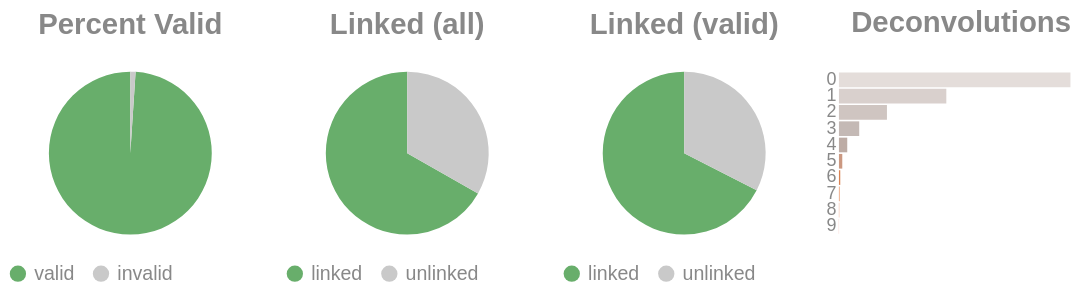

Notebook cell for this chart:
### Code cell
if SKIPLR:
    pass
else:
    clash = Counter()
    for i in valids['molecule'].to_list():
        _mol = i.split("-")
        if len(_mol) == 1:
            clash.update('0')
        else:
            clash.update(_mol[-1])

    _d = {"deconvolutions": [], 'count': []}
    for k,v in clash.items():
        _d['deconvolutions'].append(k)
        _d['count'].append(v)

    tot_valid = valids['reads'].sum()
    mask = valids['reads'] >= 2
    n_linked_reads = valids.filter(mask)['reads'].sum()
    if n_linked_reads == 0:
        print_html("No linked molecules (>=2 reads) were detected; skipping linked-only distributions.")
        SKIPLR = True
    else:
        perc_valid = round(tot_valid / n_reads, 4)
        linked_perc_abs = round(n_linked_reads / n_reads, 4)
        linked_perc = round(n_linked_reads / tot_valid, 4)

    _valid = pl.DataFrame({"valids": ['valid', 'invalid'], "count": [tot_valid, n_reads - tot_valid]})
    _linked_abs = pl.DataFrame({"linked (absolute)": ['linked', 'unlinked'], "count": [n_linked_reads, n_reads - n_linked_reads]})
    _linked_rel = pl.DataFrame({"linked (valids)": ['linked', 'unlinked'], "count": [n_linked_reads, tot_valid - n_linked_reads]})

    (
        alt.hconcat(
            piechart(_valid, goodval = 'valid', title = "Percent Valid"),
            piechart(_linked_abs, goodval = "linked", title =  "Linked (all)"),
            piechart(_linked_rel, goodval = "linked", title =  "Linked (valid)"),
            convolutionbar(pl.DataFrame(_d), title = "Deconvolutions"),
            center = True,
            bounds = 'flush'
        )
        .resolve_scale(color='independent')
        .resolve_legend('independent')
        .properties(usermeta={'embedOptions': {"actions": False}})
    ).display()

### Figure 1 — Vega-Lite specification as saved in the notebook (floating-point values rounded to 4 significant figures)
{"width": "container", "height": 400, "config": {"title": {"anchor": "start", "dy": -15, "fontSize": 18, "color": "#888888", "subtitleColor": "#888888", "subtitleFontSize": 14}, "arc": {"fill": "#0072B2"}, "axis": {"domainColor": "#888888", "domainWidth": 0.5, "gridWidth": 0.2, "grid": false, "titleFontWeight": 400, "titleFontSize": 15, "labelFontSize": 11, "labelColor": "#888888", "tickColor": "#888888", "tickWidth": 0.2, "titleColor": "#888888"}, "axisBand": {"grid": false}, "axisX": {"grid": true, "tickSize": 10, "domainCap": "round"}, "axisY": {"domain": false, "grid": true, "tickSize": 0, "domainCap": "round"}, "background": "transparent", "header": {"labelFontSize": 15, "labelColor": "#888888", "titleFontSize": 15, "titleFontWeight": 600, "titleColor": "#888888"}, "legend": {"labelFont": "sans-serif", "labelFontSize": 12, "labelColor": "#888888", "symbolSize": 100, "symbolType": "circle", "titleFontSize": 12, "titlePadding": 10, "titleColor": "#888888", "title": null}, "range": {"category": ["#E69F00", "#56B4E9", "#009E73", "#F0E442", "#0072B2", "#D55E00", "#CC79A7", "#000000"], "diverging": ["#cfe8f3", "#a2d4ec", "#73bfe2", "#46abdb", "#1696d2", "#12719e"]}, "area": {"fill": "#0072B2", "fillOpacity": 0.7, "line": true, "strokeOpacity": 0.7}, "line": {"color": "#0072B2", "stroke": "#0072B2", "strokeWidth": 2}, "trail": {"color": "#0072B2", "stroke": "#0072B2", "strokeWidth": 0, "size": 1}, "point": {"filled": true, "fillOpacity": 1.0, "size": 95}, "text": {"color": "#888888", "fontSize": 11, "align": "right", "fontWeight": 400, "size": 11}, "bar": {"fill": "#0072B2", "stroke": null}, "view": {"stroke": null, "continuousWidth": 660, "continuousHeight": 400}}, "hconcat": [{"data": {"name": "data-a9f7acf2b6377c823dbe8397395cffbd"}, "mark": {"type": "arc"}, "encoding": {"color": {"field": "valids", "legend": {"orient": "bottom", "title": null}, "scale": {"domain": ["valid", "invalid"], "range": ["#68ae6b", "#C9C9C9"]}, "title": "Valids", "type": "nominal"}, "theta": {"field": "count", "type": "quantitative"}, "tooltip": [{"field": "valids", "title": "Valids", "type": "ordinal"}, {"field": "percent", "format": ".2%", "title": "Percent", "type": "quantitative"}, {"field": "count", "title": "Count", "type": "quantitative"}]}, "height": 100, "title": {"text": "Percent Valid", "align": "center", "anchor": "middle"}, "transform": [{"calculate": "datum.count / 5256981", "as": "percent"}], "width": 150}, {"data": {"name": "data-ade7da072f8af8d7d18cd9e8b6634e8e"}, "mark": {"type": "arc"}, "encoding": {"color": {"field": "linked (absolute)", "legend": {"orient": "bottom", "title": null}, "scale": {"domain": ["linked", "unlinked"], "range": ["#68ae6b", "#C9C9C9"]}, "title": "Linked (Absolute)", "type": "nominal"}, "theta": {"field": "count", "type": "quantitative"}, "tooltip": [{"field": "linked (absolute)", "title": "Linked (Absolute)", "type": "ordinal"}, {"field": "percent", "format": ".2%", "title": "Percent", "type": "quantitative"}, {"field": "count", "title": "Count", "type": "quantitative"}]}, "height": 100, "title": {"text": "Linked (all)", "align": "center", "anchor": "middle"}, "transform": [{"calculate": "datum.count / 5256981", "as": "percent"}], "width": 150}, {"data": {"name": "data-1a6a739b86844875847e3a712efbc1db"}, "mark": {"type": "arc"}, "encoding": {"color": {"field": "linked (valids)", "legend": {"orient": "bottom", "title": null}, "scale": {"domain": ["linked", "unlinked"], "range": ["#68ae6b", "#C9C9C9"]}, "title": "Linked (Valids)", "type": "nominal"}, "theta": {"field": "count", "type": "quantitative"}, "tooltip": [{"field": "linked (valids)", "title": "Linked (Valids)", "type": "ordinal"}, {"field": "percent", "format": ".2%", "title": "Percent", "type": "quantitative"}, {"field": "count", "title": "Count", "type": "quantitative"}]}, "height": 100, "title": {"text": "Linked (valid)", "align": "center", "anchor": "middle"}, "transform": [{"calculate": "datum.count / 5202611", "as": "percent"}], "width": 150}, {"data": {"name": "data-99646307bf306ef1219c890e0426520f"}, "mark": {"type": "bar"}, "encoding": {"color": {"field": "deconvolutions", "legend": null, "scale": {"scheme": "lightgreyred"}, "type": "nominal"}, "tooltip": [{"field": "deconvolutions", "title": "Deconvolutions", "type": "ordinal"}, {"field": "percent", "format": ".2%", "title": "Percent", "type": "quantitative"}, {"field": "count", "title": "Count", "type": "quantitative"}], "x": {"axis": null, "field": "count", "type": "quantitative"}, "y": {"field": "deconvolutions", "sort": "ascending", "title": null, "type": "nominal"}}, "height": 100, "title": {"text": "Deconvolutions", "align": "center", "anchor": "middle"}, "transform": [{"calculate": "datum.count / 2756509", "as": "percent"}], "width": 150}], "bounds": "flush", "center": true, "resolve": {"legend": {"angle": "independent"}, "scale": {"color": "independent"}}, "usermeta": {"embedOptions": {"actions": false}}, "$schema": "https://vega.github.io/schema/vega-lite/v6.4.1.json", "datasets": {"data-a9f7acf2b6377c823dbe8397395cffbd": [{"valids": "valid", "count": 5202611}, {"valids": "invalid", "count": 54370}], "data-ade7da072f8af8d7d18cd9e8b6634e8e": [{"linked (absolute)": "linked", "count": 3509756}, {"linked (absolute)": "unlinked", "count": 1747225}], "data-1a6a739b86844875847e3a712efbc1db": [{"linked (valids)": "linked", "count": 3509756}, {"linked (valids)": "unlinked", "count": 1692855}], "data-99646307bf306ef1219c890e0426520f": [{"deconvolutions": "0", "count": 1515869}, {"deconvolutions": "1", "count": 703136}, {"deconvolutions": "2", "count": 314388}, {"deconvolutions": "3", "count": 132773}, {"deconvolutions": "4", "count": 54409}, {"deconvolutions": "5", "count": 21872}, {"deconvolutions": "6", "count": 8681}, {"deconvolutions": "7", "count": 3443}, {"deconvolutions": "8", "count": 1392}, {"deconvolutions": "9", "count": 546}]}}
